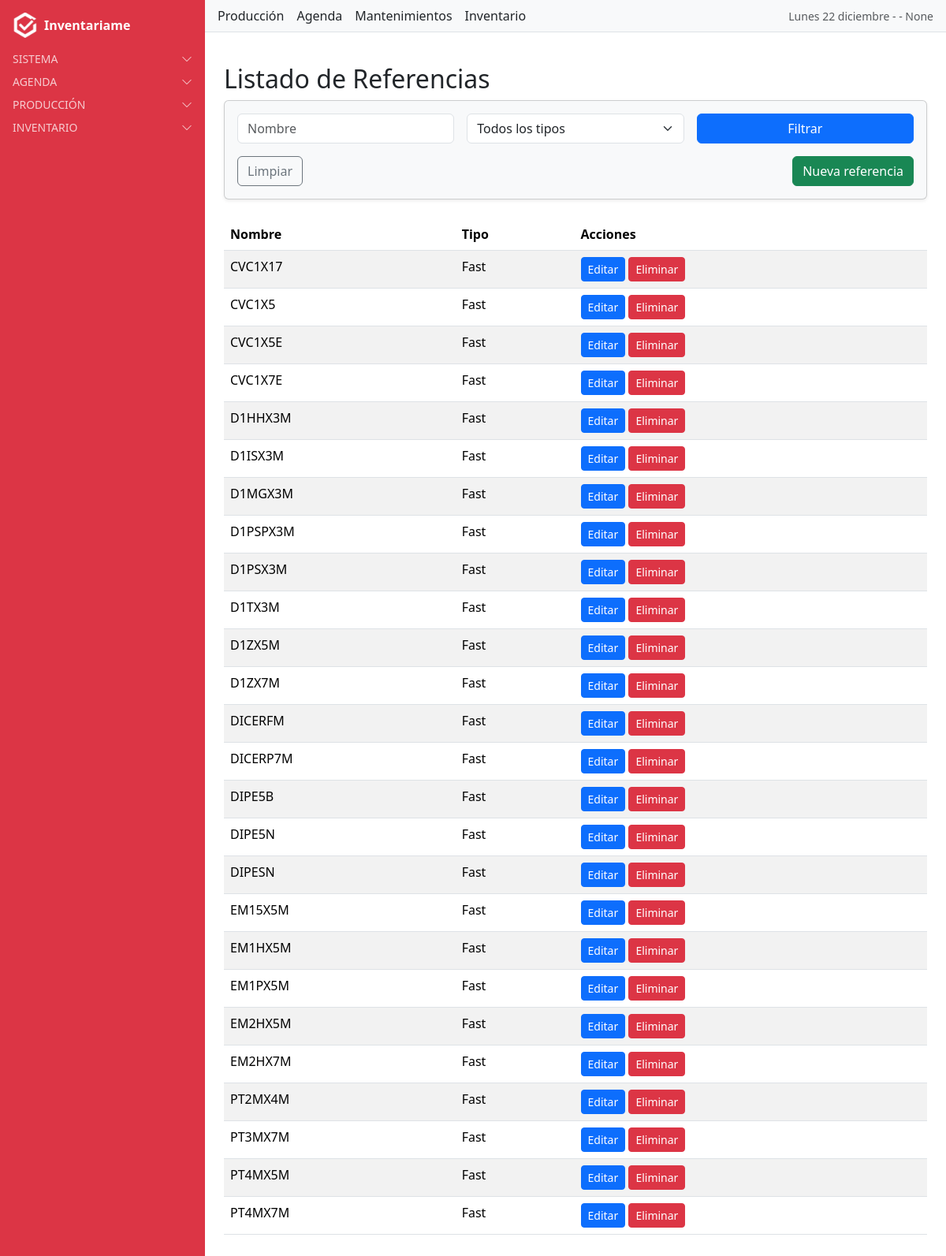
The app's page /referencias/referencias/ (signed in) with its own data.
### users/models.py (models this page shows, shortened)
class PerfilUsuario(models.Model):
    TIPOS_USUARIO = [
        ("grupo", "Grupo"),
        ("individual", "Individual"),
    ]
    usuario = models.OneToOneField(User, on_delete=models.CASCADE, related_name="perfil")
    tipo_usuario = models.CharField(max_length=10, choices=TIPOS_USUARIO, default="individual")
    matricula = models.CharField(
        max_length=50,
        unique=True,              # ✅ ahora no se puede repetir
        blank=True,
        null=True,
        help_text="Identificador único de matrícula"
    )
    nombre_grupo = models.CharField(max_length=100, blank=True, null=True)
    grupo_django = models.ForeignKey(Group, on_delete=models.SET_NULL, blank=True, null=True)
    creado = models.DateTimeField(auto_now_add=True)
    actualizado = models.DateTimeField(auto_now=True)

### referencias/models.py (models this page shows, shortened)
class Referencia(models.Model):
    nombre = models.CharField(max_length=150)
    tipo = models.ForeignKey(Tipo, on_delete=models.CASCADE, related_name="referencias")
    class Meta:
        verbose_name = "Referencia"
        verbose_name_plural = "Referencias"
        ordering = ["nombre"]

class Tipo(models.Model):
    nombre = models.CharField(max_length=50)
    class Meta:
        verbose_name = "Tipo"
        verbose_name_plural = "Tipos"

### referencias/views.py (the view)
# urls.py: path("referencias/", views.referencia_list, name="referencia_list"),
@login_required
def referencia_list(request):
    referencias = Referencia.objects.select_related("tipo").all()
    tipos = Tipo.objects.all()  # Para el select del filtro
    nombre = request.GET.get("nombre", "")
    tipo = request.GET.get("tipo", "")
    if nombre:
        referencias = referencias.filter(nombre__icontains=nombre)
    if tipo:
        referencias = referencias.filter(tipo_id=tipo)
    context = {
        "referencias": referencias,
        "tipos": tipos,
    }
    return render(request, "referencias/referencia_list.html", context)

### inventariame/context_processors.py (called while the page is built)
def fecha_hoy(request):
    hoy = formats.date_format(datetime.now(), "l d F", use_l10n=True)
    return {"fecha_hoy": hoy.capitalize()}

def mes_y_anio(request):
    fecha = formats.date_format(datetime.now(), "F Y", use_l10n=True)
    return {"mes_y_anio": fecha.capitalize()}

### users/context_processors.py (called while the page is built)
def alertas_processor(request):
    if not request.user.is_authenticated:
        return {}
    ahora = timezone.now()
    proximas_con_recordatorio = Cita.objects.filter(
        usuario=request.user, recordatorio=True,
        fecha__gte=ahora, fecha__lte=ahora + timedelta(days=1)
    )
    if proximas_con_recordatorio.exists():
        return {"alertas": f"Tienes {proximas_con_recordatorio.count()} cita(s) con recordatorio en 24h"}
    return {}

### referencias/templates/referencias/referencia_list.html (shortened to what this page needs)
{% extends "base.html" %}
{% block content_authenticated %}
<div class="container mt-4">
  <h2>Listado de Referencias</h2>
  <form method="get" class="card p-3 mb-4 shadow-sm form-card-bg">
    <div class="row g-3">
      <div class="col-md-4">
        <input type="text" name="nombre" class="form-control" placeholder="Nombre"
               value="{{ request.GET.nombre }}">
      </div>
      <div class="col-md-4">
        <select name="tipo" class="form-select">
          <option value="">Todos los tipos</option>
        </select>
      </div>
      <div class="col-md-4 d-flex align-items-center">
        <button type="submit" class="btn btn-primary w-100">Filtrar</button>
      </div>
    </div>
    <div class="mt-3 d-flex justify-content-between">
      <a href="{% url 'referencia_list' %}" class="btn btn-outline-secondary">Limpiar</a>
      <a href="{% url 'referencia_nuevo' %}" class="btn btn-success">Nueva referencia</a>
    </div>
  </form>
  <table class="table table-striped">
    <thead>
      <tr>
        <th>Nombre</th>
        <th>Tipo</th>
        <th>Acciones</th>
      </tr>
    </thead>
    <tbody>
      {% for ref in referencias %}
      <tr>
        <td>{{ ref.nombre }}</td>
        <td>{{ ref.tipo.nombre }}</td>
        <td>
          <a href="{% url 'referencia_editar' ref.pk %}" class="btn btn-primary btn-sm">Editar</a>
          <a href="{% url 'referencia_eliminar' ref.pk %}" class="btn btn-danger btn-sm">Eliminar</a>
        </td>
      </tr>
      {% empty %}
      <tr>
        <td colspan="3">No hay referencias registradas.</td>
      </tr>
      {% endfor %}
    </tbody>
  </table>
</div>
{% endblock %}

### templates/includes/navbar_authenticated.html (shortened to what this page needs)
<nav class="navbar bg-light border-bottom px-3 d-flex flex-wrap align-items-center justify-content-between gap-3">
  <div class="d-none d-lg-flex gap-3">
    <a href="{% url 'users:dashboard' %}" class="nav-link text-dark">Producción</a>
    <a href="{% url 'cita_list' %}" class="nav-link text-dark">Agenda</a>
    <a href="{% url 'mantenimiento_list' %}" class="nav-link text-dark">Mantenimientos</a>
    <a href="{% url 'stock_list' %}" class="nav-link text-dark">Inventario</a>
  </div>
  <div class="d-flex align-items-center gap-2">
    <span class="text-muted small"> {{ fecha_hoy }} -  {{ user.first_name }} - {{ user.perfil.matricula }} </span>
  </div>
</nav>

### static/css/dashboard.css (style rules this page uses)
.form-card-bg { background-color: #f8f9fa; }

### records on screen
Referencia: nombre "CVC1X17", tipo.nombre "Fast"
Referencia: nombre "CVC1X5", tipo.nombre "Fast"
Referencia: nombre "CVC1X5E", tipo.nombre "Fast"
Referencia: nombre "CVC1X7E", tipo.nombre "Fast"
Referencia: nombre "D1HHX3M", tipo.nombre "Fast"
Referencia: nombre "D1ISX3M", tipo.nombre "Fast"
Referencia: nombre "D1MGX3M", tipo.nombre "Fast"
Referencia: nombre "D1PSPX3M", tipo.nombre "Fast"
Referencia: nombre "D1PSX3M", tipo.nombre "Fast"
Referencia: nombre "D1TX3M", tipo.nombre "Fast"
Referencia: nombre "D1ZX5M", tipo.nombre "Fast"
Referencia: nombre "D1ZX7M", tipo.nombre "Fast"
Referencia: nombre "DICERFM", tipo.nombre "Fast"
Referencia: nombre "DICERP7M", tipo.nombre "Fast"
Referencia: nombre "DIPE5B", tipo.nombre "Fast"
Referencia: nombre "DIPE5N", tipo.nombre "Fast"
Referencia: nombre "DIPESN", tipo.nombre "Fast"
Referencia: nombre "EM15X5M", tipo.nombre "Fast"
Referencia: nombre "EM1HX5M", tipo.nombre "Fast"
Referencia: nombre "EM1PX5M", tipo.nombre "Fast"
Referencia: nombre "EM2HX5M", tipo.nombre "Fast"
Referencia: nombre "EM2HX7M", tipo.nombre "Fast"
Referencia: nombre "PT2MX4M", tipo.nombre "Fast"
Referencia: nombre "PT3MX7M", tipo.nombre "Fast"
Referencia: nombre "PT4MX5M", tipo.nombre "Fast"
Referencia: nombre "PT4MX7M", tipo.nombre "Fast"

### other values on screen
{{ fecha_hoy }} "Lunes 22 diciembre"
{{ user.perfil.matricula }} "None"
